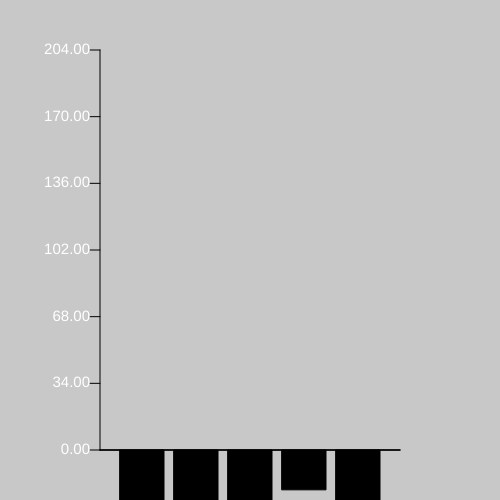
Frame 1 (no input)
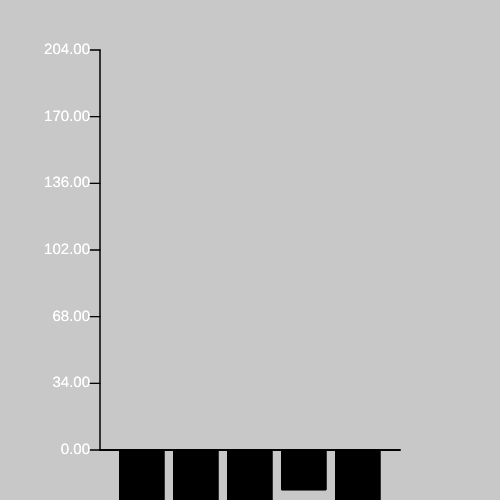
Frame 2 (the mouse pressed at the canvas centre, redrawn once)

The p5.js sketch that drew these frames (run headless with seeded random() and noise() and a simulated clock; the mouse was pressed at the canvas centre and the sketch redrawn once):

// p5.js sketch
// ── sketch.js
// HERE IS DATA AS AN ARRAY, REMEMBER: TO ACCESS ANA ARRAY YOU MUST USE THE arrayName[index] LIKE fruits.[2]. 
// THEN YOU CAN ACCESS THE PROPERTIES VALUES BU USING THE DOT NOTATION LIKE object.name OR IN MY CASE fruits[2].sales

let fruits = [
    // {month:"Jan", apple:22, oranges:27, peaches:32},
    // {month:"Feb", apple:45, oranges:32, peaches:2},
    // {month:"Mar", apple:32, oranges:27, peaches:65},
    // {month:"Apr", apple:1, oranges:99, peaches:32},
    {name:"Apple", sales:183},
    {name:"Oranges", sales:241},
    {name:"Peaches", sales:109},
    {name:"Grapes", sales:24},
    {name:"Bananas", sales:84},
];

let numFruits = [];

// for(let x=0; x<fruits.length; x++){
//     // for(let y=0; y<2; y++){
//         numFruits.push(fruits[x].sales);
//         // numFruits.push(fruits[x].apple);
//         // numFruits.push(fruits[x].oranges);
//         // numFruits.push(fruits[x].peaches);
//     // }
// }


// HERE IS MY LIST OF VARIABLES 

// let maxValue = Math.max(...numFruits);
Math.max(...fruits.map(object => object.sales));

let maxValue = Math.max(...fruits.map(object => object.sales));

let numBlocks = fruits.length;
let chartWidth = 300;
let chartHeight = 400;

// FOR TRANSLATION
let chartXPos = 100;
let chartYPos = 450;

let marginLeft = 20;
let marginRight= 20;

let blockGap = 10;

let screenWidth= 500;
let screenHeight= 500;

let lineTicks = 7;
let tLength = 10;

// THIS IS WHERE I CALCULATE MY STUFF FROM MY VARIABLES e.g BLOCK GAPS AND WIDTH

let blockWidth =(chartWidth - (marginLeft+marginRight) - ((numBlocks-1)*blockGap))/numBlocks;
// let firstBlockxPos = ((screenWidth-chartWidth)/2)+marginLeft;
let masterGap = blockWidth+blockGap;

let scaleValue = chartHeight/maxValue;
console.log(scaleValue)

let tickNum = Math.floor(maxValue/lineTicks);

// THIS IS MY SCALE FUNCTION TO SCALEDOWN THE WHOLE BAR GRAPH

function scaleMeBabes(_value){
    return map (_value,0,maxValue,0,chartHeight)

}

function setup(){
    createCanvas(screenWidth,screenHeight);
    background(200);
    angleMode(DEGREES);
    rectMode(CORNER);
    noLoop();
    colorMode (HSB, 360, 100, 100);

    // will set a random value but will keep as that, instead of changing it to another random number each time
    // randomSeed(40);
}

// SCALING STUFF

function draw(){
    randomSeed(40);

    // TRANSLATING THE WHOLE CHART
    translate(chartXPos,chartYPos);

    // THIS LOOP DRAWS ALL OUR BARS
    for(let x=0; x<numBlocks; x++){
    push();
    translate(marginLeft + (x*masterGap), 0)
    fill(fruits[x].sales,0,0);
    // fill(x*colorMode, 100, 100);
    rect(0,0,blockWidth,scaleMeBabes(-fruits[x].sales));
    pop();
    }

    
    // THIS IS HOW WE DRAW OUR XAXIS
    // Step 1) Draw a black line horizontally -> 
    line(0,0,chartWidth,0); 

    // ADDITIONAL -> TO SET THE STROKE + WEIGHT OF A LINE -> 
    // stroke(105); 
    // strokeWeight(1);

    // STEP 2: Draw the ticks at the end of the line ->
    line(0,0,chartWidth,0);
    // stroke(105);
    strokeWeight(1);

    let tGaps = chartHeight/(lineTicks-1);
    let textGap = maxValue/(lineTicks);

    line(0,0,chartWidth,0);
    line(0,0,0,-chartHeight);


    for(let x=0; x<lineTicks; x++){
        line(0, x*-tGaps, -tLength, x*-tGaps);
        // noStroke();
        fill(100)
        textSize(15);
        textAlign(RIGHT,CENTER);
        text((x*tickNum).toFixed(2), -10, x*-tGaps)
    }

}
